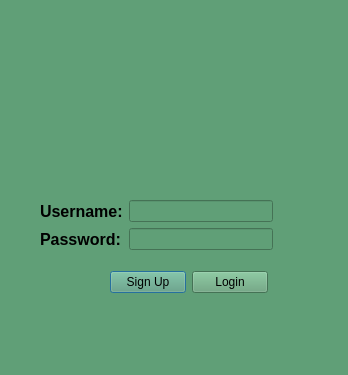
<?xml version="1.0" encoding="UTF-8"?>
<ui version="4.0">
 <class>Dialog</class>
 <widget class="QDialog" name="Dialog">
  <property name="geometry">
   <rect>
    <x>0</x>
    <y>0</y>
    <width>348</width>
    <height>375</height>
   </rect>
  </property>
  <property name="windowTitle">
   <string>Dialog</string>
  </property>
  <property name="styleSheet">
   <string notr="true">background-color: rgb(96, 159, 119);</string>
  </property>
  <widget class="QLabel" name="label_3">
   <property name="geometry">
    <rect>
     <x>90</x>
     <y>40</y>
     <width>161</width>
     <height>131</height>
    </rect>
   </property>
   <property name="text">
    <string/>
   </property>
   <property name="pixmap">
    <pixmap>victoria.png</pixmap>
   </property>
   <property name="scaledContents">
    <bool>true</bool>
   </property>
  </widget>
  <widget class="QWidget" name="">
   <property name="geometry">
    <rect>
     <x>40</x>
     <y>200</y>
     <width>233</width>
     <height>50</height>
    </rect>
   </property>
   <layout class="QHBoxLayout" name="horizontalLayout">
    <item>
     <layout class="QVBoxLayout" name="verticalLayout">
      <item>
       <widget class="QLabel" name="label">
        <property name="font">
         <font>
          <pointsize>12</pointsize>
          <weight>75</weight>
          <bold>true</bold>
         </font>
        </property>
        <property name="text">
         <string>Username:</string>
        </property>
       </widget>
      </item>
      <item>
       <widget class="QLabel" name="label_2">
        <property name="font">
         <font>
          <pointsize>12</pointsize>
          <weight>75</weight>
          <bold>true</bold>
         </font>
        </property>
        <property name="text">
         <string>Password:</string>
        </property>
       </widget>
      </item>
     </layout>
    </item>
    <item>
     <layout class="QVBoxLayout" name="verticalLayout_2">
      <item>
       <widget class="QLineEdit" name="username"/>
      </item>
      <item>
       <widget class="QLineEdit" name="password"/>
      </item>
     </layout>
    </item>
   </layout>
  </widget>
  <widget class="QWidget" name="">
   <property name="geometry">
    <rect>
     <x>110</x>
     <y>270</y>
     <width>158</width>
     <height>25</height>
    </rect>
   </property>
   <layout class="QHBoxLayout" name="horizontalLayout_2">
    <item>
     <widget class="QPushButton" name="sign">
      <property name="text">
       <string>Sign Up</string>
      </property>
     </widget>
    </item>
    <item>
     <widget class="QPushButton" name="login">
      <property name="text">
       <string>Login</string>
      </property>
     </widget>
    </item>
   </layout>
  </widget>
 </widget>
 <resources>
  <include location="rest.qrc"/>
 </resources>
 <connections/>
</ui>
